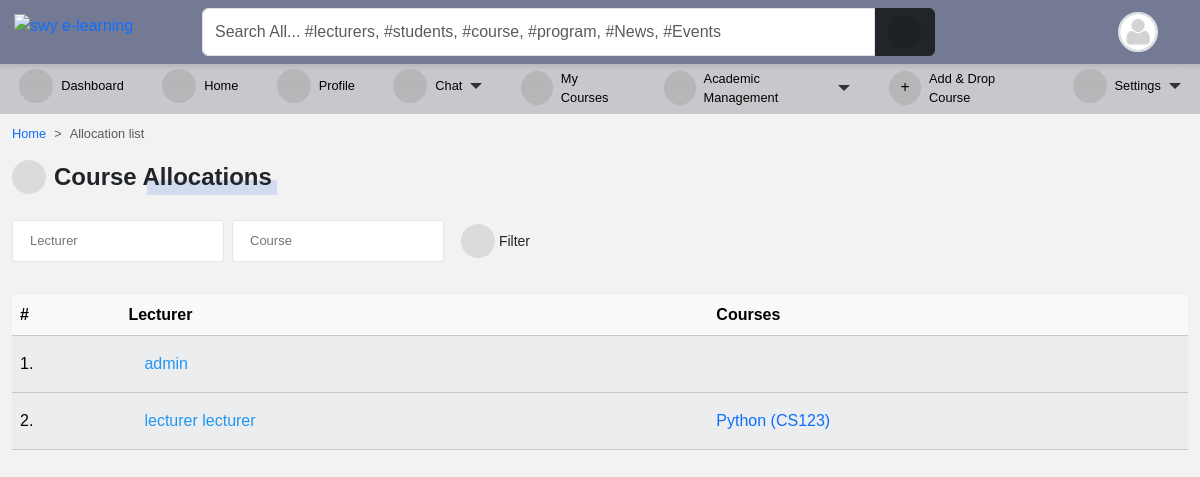
The app's page /programs/course/allocated/ (signed in) with its own data.
### accounts/models.py (models this page shows, shortened)
class User(AbstractUser):
    is_student = models.BooleanField(default=False)
    is_lecturer = models.BooleanField(default=False)
    gender = models.CharField(max_length=1, choices=GENDERS, blank=True, null=True)
    phone = models.CharField(max_length=60, blank=True, null=True)
    address = models.CharField(max_length=60, blank=True, null=True)
    picture = models.ImageField(
        upload_to="profile_pictures/%y/%m/%d/", default="default.png", null=True
    )
    email = models.EmailField(blank=True, null=True)
    username_validator = ASCIIUsernameValidator()
    objects = CustomUserManager()
    class Meta:
        ordering = ("-date_joined",)
    @property
    def get_full_name(self):
        full_name = self.username
        if self.first_name and self.last_name:
            full_name = self.first_name + " " + self.last_name
        return full_name
    @property
    def get_user_role(self):
        if self.is_superuser:
            role = "Admin"
        elif self.is_student:
            role = "Student"
        elif self.is_lecturer:
            role = "Lecturer"
        return role
    def get_absolute_url(self):
        return reverse("profile_single", kwargs={"id": self.id})

### course/models.py (models this page shows, shortened)
class CourseAllocation(models.Model):
    lecturer = models.ForeignKey(
        settings.AUTH_USER_MODEL,
        on_delete=models.CASCADE,
        related_name="allocated_lecturer",
    )
    courses = models.ManyToManyField(Course, related_name="allocated_course")
    session = models.ForeignKey(
        "core.Session", on_delete=models.CASCADE, blank=True, null=True
    )

class Course(models.Model):
    slug = models.SlugField(blank=True, unique=True)
    title = models.CharField(max_length=200, null=True)
    code = models.CharField(max_length=200, unique=True, null=True)
    credit = models.IntegerField(null=True, default=0)
    summary = models.TextField(max_length=200, blank=True, null=True)
    program = models.ForeignKey(Program, on_delete=models.CASCADE)
    level = models.CharField(max_length=25, choices=LEVEL, null=True)
    year = models.IntegerField(choices=YEARS, default=0)
    semester = models.CharField(choices=SEMESTER, max_length=200)
    is_elective = models.BooleanField(default=False, blank=True, null=True)
    objects = CourseManager()
    def __str__(self):
        return "{0} ({1})".format(self.title, self.code)
    def get_absolute_url(self):
        return reverse("course_detail", kwargs={"slug": self.slug})

### course/views.py (the view)
@method_decorator([login_required(login_url='login')], name="dispatch")
class CourseAllocationFilterView(FilterView):
    filterset_class = CourseAllocationFilter
    template_name = "course/course_allocation_view.html"
    def get_context_data(self, **kwargs):
        context = super().get_context_data(**kwargs)
        context["title"] = "Course Allocations"
        return context

### templates/course/course_allocation_view.html (shortened to what this page needs)
{% extends 'base.html' %}
{% block content %}
<nav style="--bs-breadcrumb-divider: '>';" aria-label="breadcrumb">
    <ol class="breadcrumb">
        <li class="breadcrumb-item"><a href="/">Home</a></li>
        <li class="breadcrumb-item active" aria-current="page">Allocation list</li>
    </ol>
</nav>
<div class="title-1"><i class="fas fa-tasks"></i>Course Allocations</div>
<br>
<br>
{% include 'snippets/filter_form.html' %}
<div class="table-responsive table-shadow p-0 mt-4">
    <table class="table table-light table-striped">
        <thead>
            <tr>
                <th>#</th>
                <th>Lecturer</th>
                <th>Courses</th>
            </tr>
        </thead>
        {% for course in filter.qs %}
        <tbody>
            <tr>
                <td> {{ forloop.counter }}.</td>
                <td><a href="{{ course.lecturer.get_absolute_url }}">{{ course.lecturer.get_full_name }}</a></td>
                <td><div class="flex">{% for i in course.courses.all %}
                        <div class="flex"><a class="edit-btn" href="{{ i.get_absolute_url }}">{{ i }}</a></div>
                    {% endfor %}</div>
                </td>
            </tr>
        {% endfor %}
    </table>
</div>
{% endblock content %}

### templates/navbar.html (shortened to what this page needs)
{% load static %}
<div id="top-navbar" class="py-2 top-navbar">
	<div class="container">
		<a href="/" class="head-logo">
			<img src="{% static 'img/swy e-learning.jpg' %}" width="40px" alt="swy e-learning">
		</a>
		<div class="nav-wrapper">
			<form class="form-header" action="{% url 'query' %}" method="GET">
				<input id="primary-search" class="form-control rounded-end-0" type="text" name="q" value="{{ request.GET.q }}"
					placeholder="Search All... #lecturers, #students, #course, #program, #News, #Events" required />
				<button class="btn btn-dark rounded-start-0" type="submit">
					<i class="fas fa-search"></i>
				</button>
			</form>
			<div class="dropdown index">
				<div class="avatar border border-2" type="button" data-bs-toggle="dropdown" aria-expanded="false">
					<img src="{{ request.user.picture.url }}">
				</div>
			</div>
		</div>
	</div>
</div>

### static/scss/style1.css (style rules this page uses)
*, body { font-family: "Rubik", sans-serif; }
body { background-color: #f3f2f2; }
.table td, .table th { vertical-align: middle; }
.table tbody > tr > td > a { display: flex; color: #2196f3; padding: 0.5rem 1rem; transition: 0.2s; }
#top-navbar { position: fixed; top: 0; right: 0; -webkit-margin-start: -10px; z-index: 90; padding: 0; background: #747a94; box-shadow: 0px 2px 5px 0px rgba(0, 0, 0, 0.1); transition: 0.3s; margin: 0; }
#top-navbar .container { display: flex; background-color: transparent; position: relative; }
#top-navbar .nav-wrapper { display: flex; flex-wrap: wrap; justify-content: space-between; align-items: center; width: 100%; margin-left: 10rem; background-color: transparent; }
#top-navbar .nav-wrapper .form-header { display: flex; flex: 0.8; }
#top-navbar .nav-wrapper .form-header button { flex: 0.1; }
#top-navbar { left: 0; }
.au-input { display: flex; width: auto; line-height: 40px; border: 1px solid #e5e5e5; font-family: inherit; font-size: 13px; color: #666; padding: 0 17px; border-radius: 3px; transition: all 0.2s ease; }
.avatar { width: 40px; height: 40px; border-radius: 50%; overflow: hidden; }
.avatar img { width: 100%; height: 100%; -o-object-fit: cover; object-fit: cover; }
a { color: var(--bs-primary); text-decoration: none; }
.title-1 { position: relative; display: inline-flex; align-items: center; font-family: inherit; text-transform: capitalize; font-weight: 700; font-size: 24px; border-radius: 0.2em; }
.title-1::before { content: ""; position: absolute; bottom: 0; right: -5px; width: 50%; height: 15px; z-index: -1; border-radius: 1px; background-color: rgba(83, 126, 226, 0.2); animation: lineAnim 1s ease-in forwards; }
.title-1 i { margin-right: 8px; }
.fas, .fa { font-size: 16px; display: inline-flex; align-items: center; justify-content: center; width: 34px; height: 34px; background-color: rgba(0, 0, 0, 0.093); border-radius: 50%; }

### templates/aside.html (style rules this page uses)
li { font-size: .8rem; }

### templates/navbar.html (style rules this page uses)
.head-logo { position: absolute; left: -1rem; top: 0.3rem; }

### records on screen
User: user.picture (placeholder picture)
CourseAllocation: lecturer.get_full_name "admin"
CourseAllocation: lecturer.get_full_name "lecturer lecturer"
Course: title+code "Python (CS123)"
